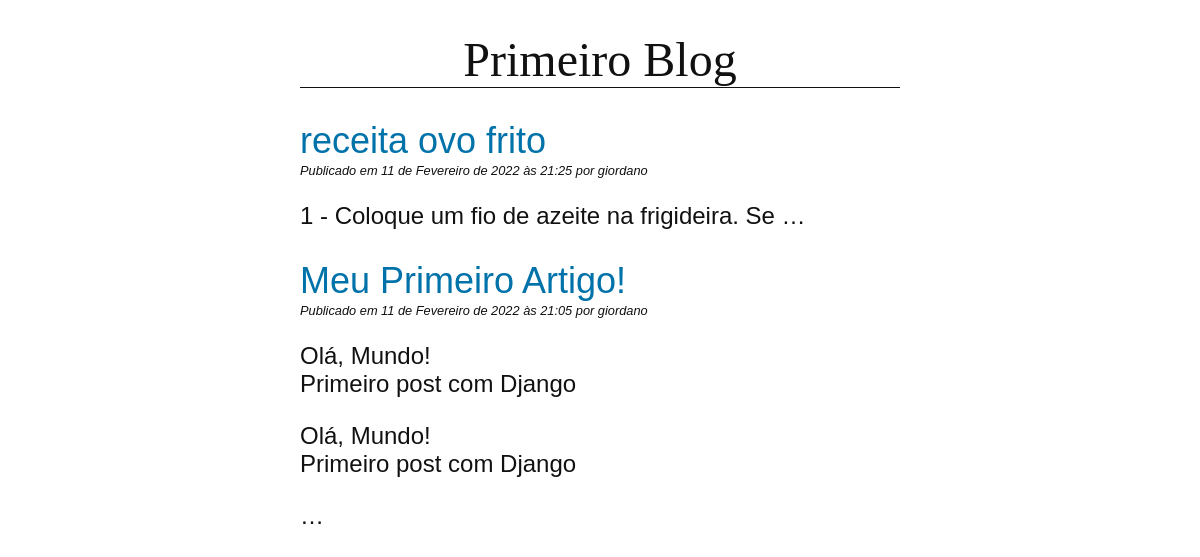
Screenshot of /blog/ with the database file from the repository.
### blog/models.py (models this page shows, shortened)
class Post(models.Model):
    titulo = models.CharField(max_length=255) # Título do post
    slug = models.SlugField(max_length=255, unique=True)
    autor = models.ForeignKey(User, on_delete=models.CASCADE)  # Autor do post
    body = models.TextField()  # Texto do post / corpo do post
    created = models.DateTimeField(auto_now_add=True)  # Add automaticamente a Data/Hora da criação do post
    updated = models.DateTimeField(auto_now=True)  # A cada modificação no post, atualiza automaticamente o campo updated
    class Meta:
        ordering = ("-created",)
    def get_absolute_url(self):
        return reverse("blog:detail", kwargs={"slug": self.slug})

### blog/views.py (the view)
# urls.py: path("", views.PostListView.as_view(), name="list"),  # irá acessar a lista de posts
class PostListView(ListView):
    model = Post

### blog/templates/blog/post_list.html (shortened to what this page needs)
{% extends "blog/base.html" %}
{% block content %}
    {% for post in post_list %}
        <article>
            <h2>
                <a href="{{ post.get_absolute_url }}">
                    {{ post.titulo }}
                </a>
            </h2>
            <p class="date">
                Publicado em {{ post.created }} por {{ post.autor }}
            </p>
            {{ post.body|linebreaks|truncatewords:10 }}
        </article>
    {% endfor %}
{% endblock %}

### blog/templates/blog/base.html (shortened to what this page needs)
{% load static %}
<!DOCTYPE html>
<html>
<head>
    <link href="{% static 'css/blog.css' %}" rel="stylesheet">
</head>
<body>
<header>
    <h1>Primeiro Blog</h1>
</header>
<main>
    {% block content %}
    {% endblock %}
</main>
</body>
</html>

### blog/static/css/blog.css (style rules this page uses)
body { margin: 0 25%; font-family: sans-serif; font-size: 1.5rem; color: #111111; }
h1 { text-align: center; font-family: serif; font-weight: normal; border-bottom: 1px solid; }
h2 { color: #0072aa; font-weight: normal; margin-bottom: 1px; }
a { color:#0072aa; text-decoration:none; }
p.date { font-size: 0.8rem; font-style: italic; margin-top: 1px; }

### rows the page displays
Post: titulo "receita ovo frito", created "11 de Fevereiro de 2022 às 21:25", autor "giordano", body "1 - Coloque um fio de azeite na frigideira. Se …"
Post: titulo "Meu Primeiro Artigo!", created "11 de Fevereiro de 2022 às 21:05", autor "giordano", body "Olá, Mundo! Primeiro post com Django Olá, Mundo! Primeiro post com Django …"
